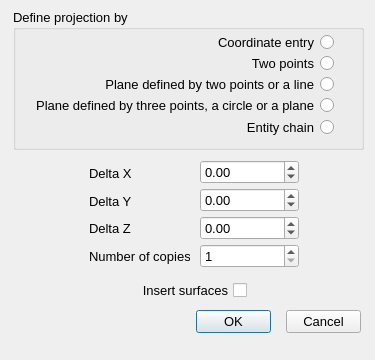
<?xml version="1.0" encoding="UTF-8"?>
<ui version="4.0">
 <class>Project_Dialog</class>
 <widget class="QDialog" name="Project_Dialog">
  <property name="geometry">
   <rect>
    <x>0</x>
    <y>0</y>
    <width>375</width>
    <height>360</height>
   </rect>
  </property>
  <property name="minimumSize">
   <size>
    <width>375</width>
    <height>360</height>
   </size>
  </property>
  <property name="maximumSize">
   <size>
    <width>375</width>
    <height>360</height>
   </size>
  </property>
  <property name="font">
   <font>
    <pointsize>10</pointsize>
   </font>
  </property>
  <property name="windowTitle">
   <string>Project Options</string>
  </property>
  <widget class="QPushButton" name="_2">
   <property name="geometry">
    <rect>
     <x>286</x>
     <y>310</y>
     <width>75</width>
     <height>23</height>
    </rect>
   </property>
   <property name="text">
    <string>Cancel</string>
   </property>
   <property name="autoDefault">
    <bool>false</bool>
   </property>
  </widget>
  <widget class="QPushButton" name="_1">
   <property name="geometry">
    <rect>
     <x>196</x>
     <y>310</y>
     <width>75</width>
     <height>23</height>
    </rect>
   </property>
   <property name="text">
    <string>OK</string>
   </property>
   <property name="default">
    <bool>true</bool>
   </property>
  </widget>
  <widget class="QGroupBox" name="groupBox">
   <property name="geometry">
    <rect>
     <x>13</x>
     <y>9</y>
     <width>351</width>
     <height>141</height>
    </rect>
   </property>
   <property name="font">
    <font>
     <pointsize>10</pointsize>
    </font>
   </property>
   <property name="title">
    <string>Define projection by</string>
   </property>
   <widget class="QRadioButton" name="_100">
    <property name="geometry">
     <rect>
      <x>20</x>
      <y>23</y>
      <width>301</width>
      <height>20</height>
     </rect>
    </property>
    <property name="font">
     <font>
      <pointsize>10</pointsize>
     </font>
    </property>
    <property name="layoutDirection">
     <enum>Qt::RightToLeft</enum>
    </property>
    <property name="text">
     <string>Coordinate entry</string>
    </property>
   </widget>
   <widget class="QRadioButton" name="_101">
    <property name="geometry">
     <rect>
      <x>20</x>
      <y>44</y>
      <width>301</width>
      <height>20</height>
     </rect>
    </property>
    <property name="font">
     <font>
      <pointsize>10</pointsize>
     </font>
    </property>
    <property name="layoutDirection">
     <enum>Qt::RightToLeft</enum>
    </property>
    <property name="text">
     <string>Two points</string>
    </property>
   </widget>
   <widget class="QRadioButton" name="_102">
    <property name="geometry">
     <rect>
      <x>20</x>
      <y>65</y>
      <width>301</width>
      <height>20</height>
     </rect>
    </property>
    <property name="font">
     <font>
      <pointsize>10</pointsize>
     </font>
    </property>
    <property name="layoutDirection">
     <enum>Qt::RightToLeft</enum>
    </property>
    <property name="text">
     <string>Plane defined by two points or a line</string>
    </property>
   </widget>
   <widget class="QRadioButton" name="_103">
    <property name="geometry">
     <rect>
      <x>20</x>
      <y>86</y>
      <width>301</width>
      <height>20</height>
     </rect>
    </property>
    <property name="font">
     <font>
      <pointsize>10</pointsize>
     </font>
    </property>
    <property name="layoutDirection">
     <enum>Qt::RightToLeft</enum>
    </property>
    <property name="text">
     <string>Plane defined by three points, a circle or a plane</string>
    </property>
   </widget>
   <widget class="QRadioButton" name="_104">
    <property name="geometry">
     <rect>
      <x>20</x>
      <y>108</y>
      <width>301</width>
      <height>20</height>
     </rect>
    </property>
    <property name="font">
     <font>
      <pointsize>10</pointsize>
     </font>
    </property>
    <property name="layoutDirection">
     <enum>Qt::RightToLeft</enum>
    </property>
    <property name="text">
     <string>Entity chain</string>
    </property>
   </widget>
  </widget>
  <widget class="QLabel" name="label_8">
   <property name="geometry">
    <rect>
     <x>89</x>
     <y>246</y>
     <width>101</width>
     <height>20</height>
    </rect>
   </property>
   <property name="font">
    <font>
     <pointsize>10</pointsize>
    </font>
   </property>
   <property name="text">
    <string>Number of copies</string>
   </property>
   <property name="alignment">
    <set>Qt::AlignLeading|Qt::AlignLeft|Qt::AlignVCenter</set>
   </property>
  </widget>
  <widget class="QLabel" name="label_10">
   <property name="geometry">
    <rect>
     <x>89</x>
     <y>218</y>
     <width>91</width>
     <height>20</height>
    </rect>
   </property>
   <property name="font">
    <font>
     <pointsize>10</pointsize>
    </font>
   </property>
   <property name="text">
    <string>Delta Z</string>
   </property>
   <property name="alignment">
    <set>Qt::AlignLeading|Qt::AlignLeft|Qt::AlignVCenter</set>
   </property>
  </widget>
  <widget class="QLabel" name="label_12">
   <property name="geometry">
    <rect>
     <x>89</x>
     <y>191</y>
     <width>91</width>
     <height>20</height>
    </rect>
   </property>
   <property name="font">
    <font>
     <pointsize>10</pointsize>
    </font>
   </property>
   <property name="text">
    <string>Delta Y</string>
   </property>
   <property name="alignment">
    <set>Qt::AlignLeading|Qt::AlignLeft|Qt::AlignVCenter</set>
   </property>
  </widget>
  <widget class="QLabel" name="label_11">
   <property name="geometry">
    <rect>
     <x>89</x>
     <y>163</y>
     <width>91</width>
     <height>20</height>
    </rect>
   </property>
   <property name="font">
    <font>
     <pointsize>10</pointsize>
    </font>
   </property>
   <property name="text">
    <string>Delta X</string>
   </property>
   <property name="alignment">
    <set>Qt::AlignLeading|Qt::AlignLeft|Qt::AlignVCenter</set>
   </property>
  </widget>
  <widget class="QCheckBox" name="_109">
   <property name="enabled">
    <bool>true</bool>
   </property>
   <property name="geometry">
    <rect>
     <x>76</x>
     <y>280</y>
     <width>171</width>
     <height>21</height>
    </rect>
   </property>
   <property name="layoutDirection">
    <enum>Qt::RightToLeft</enum>
   </property>
   <property name="text">
    <string>Insert surfaces</string>
   </property>
   <property name="checkable">
    <bool>true</bool>
   </property>
   <property name="checked">
    <bool>false</bool>
   </property>
   <property name="tristate">
    <bool>false</bool>
   </property>
  </widget>
  <widget class="RCIntegerSpinBox" name="_108">
   <property name="geometry">
    <rect>
     <x>200</x>
     <y>244</y>
     <width>99</width>
     <height>24</height>
    </rect>
   </property>
   <property name="minimum">
    <number>1</number>
   </property>
   <property name="maximum">
    <number>1000000</number>
   </property>
  </widget>
  <widget class="RCDoubleSpinBox" name="_107">
   <property name="geometry">
    <rect>
     <x>200</x>
     <y>216</y>
     <width>99</width>
     <height>24</height>
    </rect>
   </property>
   <property name="minimum">
    <double>-1000000000.000000000000000</double>
   </property>
   <property name="maximum">
    <double>1000000000.000000000000000</double>
   </property>
  </widget>
  <widget class="RCDoubleSpinBox" name="_106">
   <property name="geometry">
    <rect>
     <x>200</x>
     <y>188</y>
     <width>99</width>
     <height>24</height>
    </rect>
   </property>
   <property name="minimum">
    <double>-1000000000.000000000000000</double>
   </property>
   <property name="maximum">
    <double>1000000000.000000000000000</double>
   </property>
  </widget>
  <widget class="RCDoubleSpinBox" name="_105">
   <property name="geometry">
    <rect>
     <x>200</x>
     <y>160</y>
     <width>99</width>
     <height>24</height>
    </rect>
   </property>
   <property name="minimum">
    <double>-1000000000.000000000000000</double>
   </property>
   <property name="maximum">
    <double>1000000000.000000000000000</double>
   </property>
  </widget>
 </widget>
 <customwidgets>
  <customwidget>
   <class>RCDoubleSpinBox</class>
   <extends>QDoubleSpinBox</extends>
   <header>../RealCADQt/source/rcdoublespinbox.h</header>
  </customwidget>
  <customwidget>
   <class>RCIntegerSpinBox</class>
   <extends>QSpinBox</extends>
   <header>../RealCADQt/source/rcintegerspinbox.h</header>
  </customwidget>
 </customwidgets>
 <tabstops>
  <tabstop>_100</tabstop>
  <tabstop>_101</tabstop>
  <tabstop>_102</tabstop>
  <tabstop>_103</tabstop>
  <tabstop>_104</tabstop>
  <tabstop>_105</tabstop>
  <tabstop>_106</tabstop>
  <tabstop>_107</tabstop>
  <tabstop>_108</tabstop>
  <tabstop>_109</tabstop>
  <tabstop>_1</tabstop>
  <tabstop>_2</tabstop>
 </tabstops>
 <resources/>
 <connections/>
</ui>
